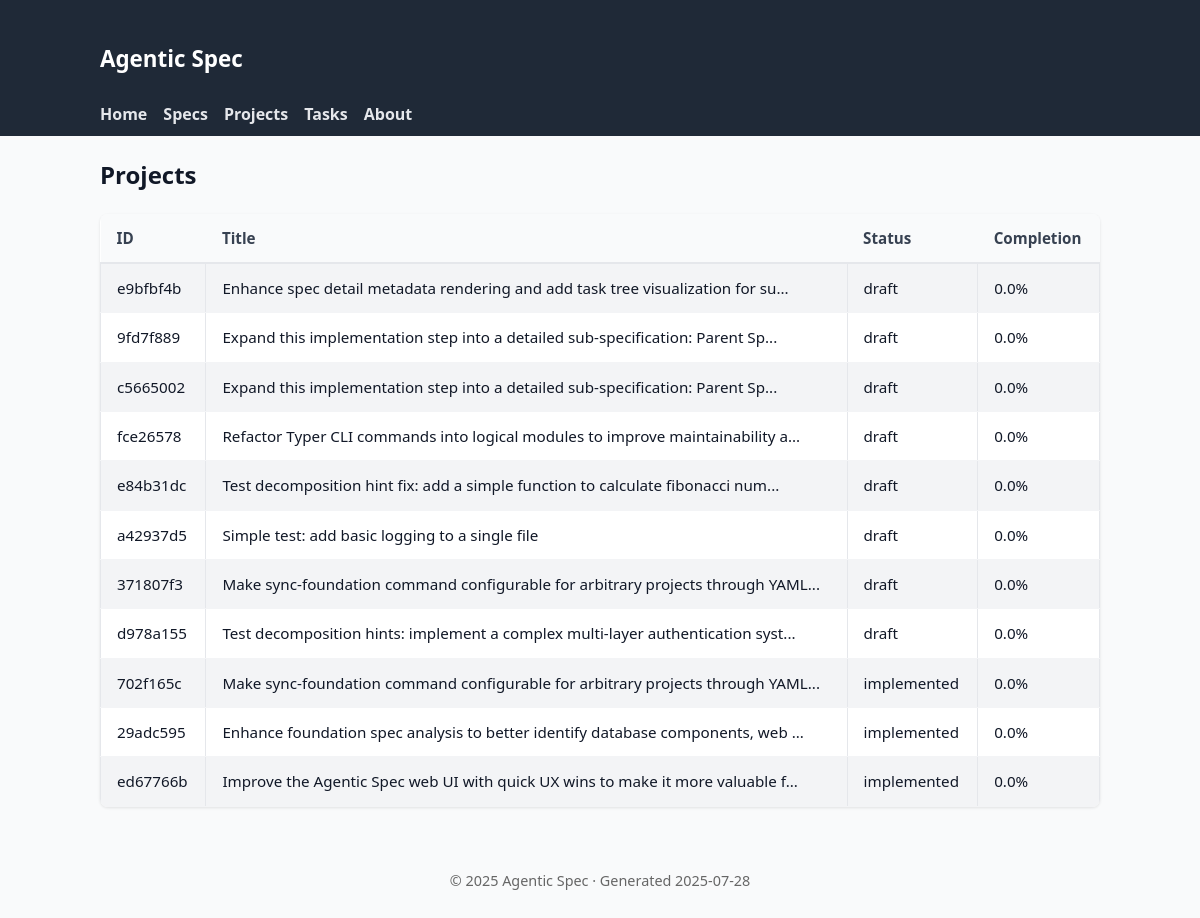
Page /projects on the earlier database version.
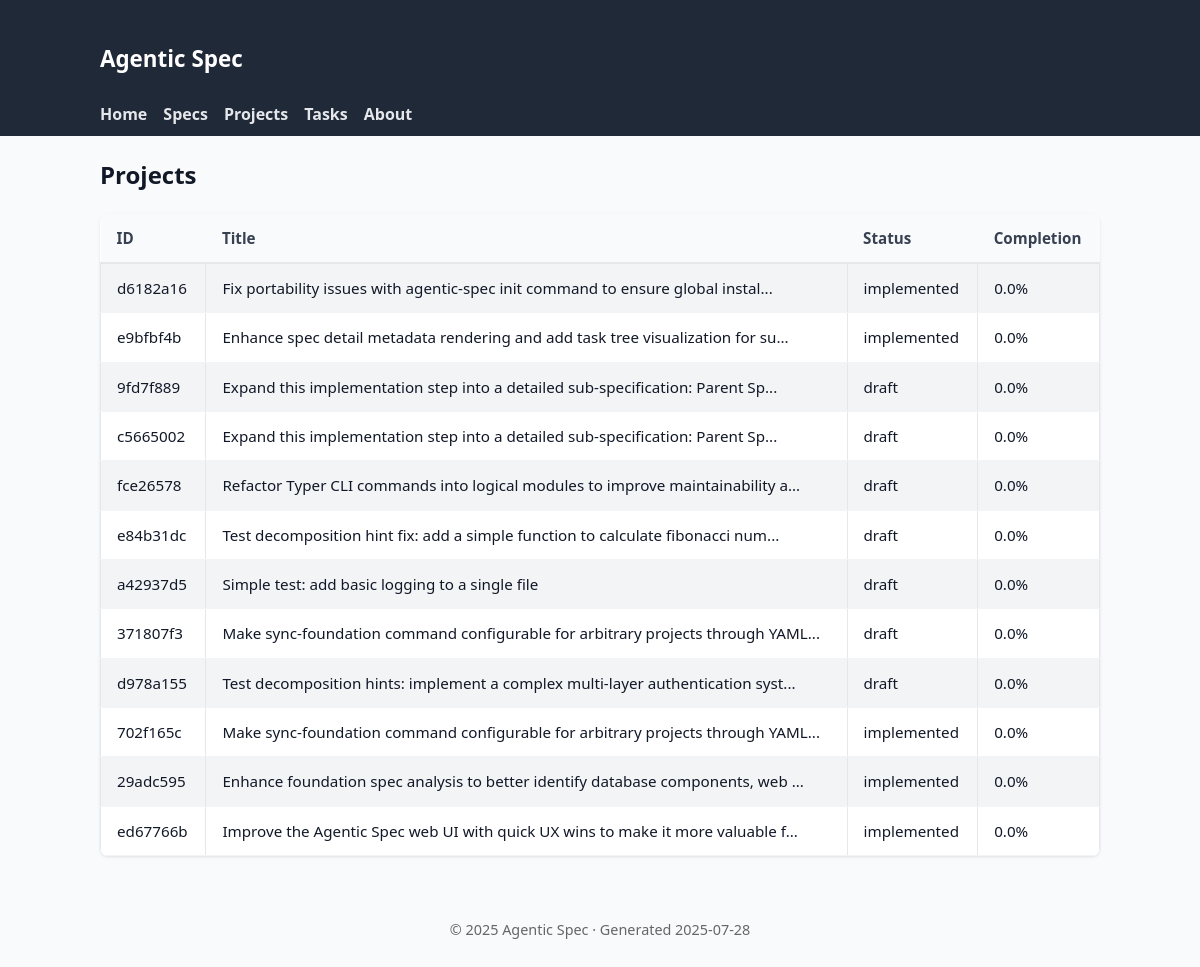
Same page on the later database version.
### tables this page shows
CREATE TABLE specifications (
                id TEXT PRIMARY KEY,
                title TEXT NOT NULL,
                inherits TEXT DEFAULT '[]',
                created TIMESTAMP NOT NULL,
                updated TIMESTAMP NOT NULL,
                version TEXT NOT NULL,
                status TEXT NOT NULL,
                parent_spec_id TEXT,
                child_spec_ids TEXT DEFAULT '[]',
                context TEXT NOT NULL,
                requirements TEXT NOT NULL,
                review_notes TEXT DEFAULT '[]',
                context_parameters TEXT,
                -- Enhanced tracking fields
                workflow_status TEXT DEFAULT 'created',
                is_completed BOOLEAN DEFAULT FALSE,
                completed_at TIMESTAMP,
                last_accessed TIMESTAMP,
                completion_percentage REAL DEFAULT 0.0,
                priority INTEGER DEFAULT 5,
                -- Lifecycle timestamps
                reviewed_at TIMESTAMP,
                approved_at TIMESTAMP,
                implemented_at TIMESTAMP,
                -- Metadata tracking
                created_by TEXT DEFAULT 'system',
                last_updated_by TEXT DEFAULT 'system',
                tags TEXT DEFAULT '[]'
            );

### agentic_spec/web_ui.py (the view)
@app.get("/projects", response_class=HTMLResponse)
async def list_projects(request: Request):
    async with await get_db_manager() as manager:
        specs = await manager.backend.list_specifications()
        projects = []
        for spec in specs:
            projects.append(
                {
                    "id": spec.id,
                    "title": spec.title,
                    "status": spec.status.value,
                    "workflow_status": spec.workflow_status.value,
                    "created": spec.created,
                    "updated": spec.updated,
                    "completion_percentage": spec.completion_percentage,
                    "is_completed": spec.is_completed,
                    "priority": spec.priority,
                    "tags": spec.tags,
                }
            )
        ctx = base_context(request, title="Projects")
        ctx["projects"] = projects
        return templates.TemplateResponse("project_list.html", ctx)

### agentic_spec/web_templates/project_list.html
{% extends 'base.html' %}
{% block content %}
<h2>Projects</h2>
<table>
  <thead>
    <tr>
      <th>ID</th>
      <th>Title</th>
      <th>Status</th>
      <th>Completion</th>
    </tr>
  </thead>
  <tbody>
    {% for p in projects %}
    <tr>
      <td><a href="/specs/{{ p.id }}">{{ p.id }}</a></td>
      <td><a href="/specs/{{ p.id }}">{{ p.title }}</a></td>
      <td><a href="/specs/{{ p.id }}">{{ p.status }}</a></td>
      <td>{{ p.completion_percentage }}%</td>
    </tr>
    {% else %}
    <tr><td colspan="4">No projects available.</td></tr>
    {% endfor %}
  </tbody>
</table>
{% endblock %}

Differences in the rows shown:
added specifications: id "d6182a16", title "Fix portability issues with agentic-spec init command to ensure global instal...", status "implemented", completion_percentage "0.0"
changed specifications "e9bfbf4b": status "draft" → "implemented"
